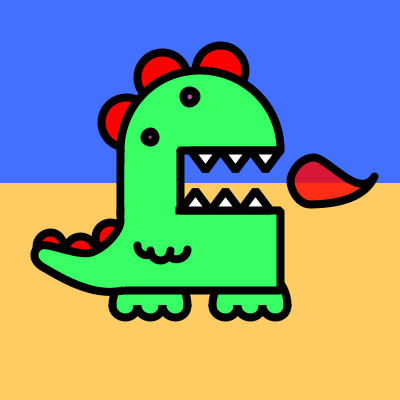
Frame 1 (no input)
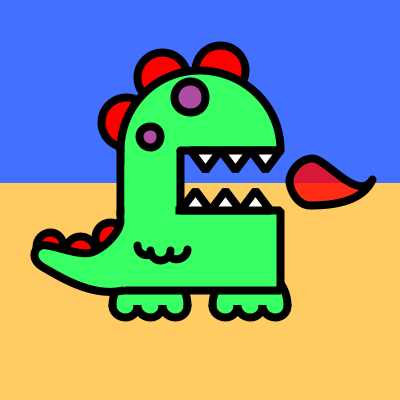
Frame 60 (the mouse pressed at the canvas centre just before this capture)
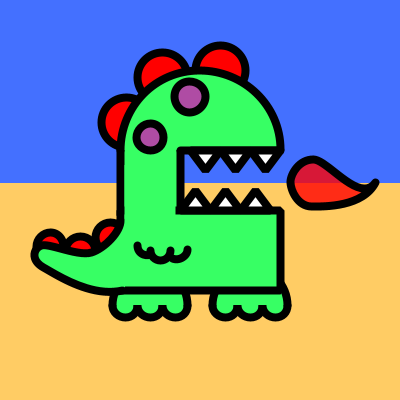
Frame 120 (the mouse held since frame 60 and released just before this capture)

The Processing sketch that drew these frames (run headless with seeded random() and noise(); from frame 60 on, the mouse is pressed at the canvas centre):

// Processing sketch: processing_50588
// ── processing_50588.pde

/* ---------------------------------------
MONSTRE
par
Guillaume Perreault Roy
----------------------------------------*/
float feuX,feuY,oeilG,oeilD; //facteurs de modification des points composant le feu et les yeux

boolean modeFeuX,modeFeuY,modeOeilG,modeOeilD; // Modification des points du feu (et les yeux) en mode expansion ou retraction

void setup()  {

  size(400,400);

  strokeWeight(8);
  
  frameRate(30);
  
  feuX = 0;
  feuY = 5;
  modeFeuX = true;
  modeFeuY = true;
  oeilG = 20;
  oeilD = 20;
  modeOeilG = true;
  modeOeilD = true;
  
}


  


void draw() {

  float x;
  float y;
  
  x = 0;
  y = 0;

  smooth(); // rhooooooooooooooooo les beeeeeeelles lignes!

  strokeJoin(BEVEL);

  rectMode(CENTER); 
  
  noStroke();

  background(255, 204, 100); // booya de la couleur RGB
  
  fill(68, 112, 255); //De la couleur Bleue
  
  rect(200,83,410,200); // Le ciel


  fill(255, 0, 0); //De la couleur Rouge
  
  stroke(0,0,0);
  
  ellipse(x+220,y+70,50,50); //Crete1
  ellipse(x+162,y+77,50,50); //Crete2
  ellipse(x+126,y+122,50,50); //Crete3
  
  ellipse(x+110,y+237,30,30); //Crete4
  ellipse(x+80,y+251,30,30); //Crete5
  ellipse(x+50,y+246,27,27); //Crete6
  
  fill(55, 404, 100); //De la couleur Verte
  
  rect(x+150,y+180,60,70); //derriere de bouche(masque)
  
  //Pieds de monstre 
  
  int pied =1; // initialisation
  int piedX =125;
  
  while ( pied < 4 ) { // condition
  
    arc(x+piedX,y+305,25,25,0,PI); //piedgauche
    arc(x+piedX+100,y+305,25,25,0,PI); //pieddroit
  
    pied +=1;
    piedX +=25;
  
  }
  
  if ( pied == 4 ) { // condition
    arc(x+150,y+305,75,75,PI,PI*2); //piedgauche
    arc(x+250,y+305,75,75,PI,PI*2); //pieddroit
    pied +=1;
  }
  
  
  rect(x+200,y+250,160,80); // corps
  
  arc(x+200,y+150,160,160,PI,PI*2); //tete
  
  line(x+180,y+150,x+280,y+150); // ligne de bouche
  
  noStroke();
  rect(x+150,y+200,51,70); //masque pour cacher ligne de corps de trop
  stroke(0);
  
  rectMode(CORNER);
  noStroke();
  rect(x+120,y+220,5,70); //masque pour cacher ligne de la queue
  stroke(0);
  
  beginShape();  // Queue de monstre
  curveVertex(x+89, y+186); //Point de contrôle 1
  curveVertex(x+120, y+220);
  curveVertex(x+91, y+252);
  curveVertex(x+41, y+245);
  curveVertex(x+43, y+267);
  curveVertex(x+122, y+290);
  curveVertex(x+232, y+224); //Point de contrôle 2
  endShape();
  
  fill(175, 76, 164); //Couleur des yeux
  
  // Les 8 commandes suivantes gèrent un effet d'aller-retour de la grosseur des yeux
  if(oeilG<80 && modeOeilG==true){ //Pour l'oeil Gauche
    oeilG += random(8);
  }
  if(oeilG>79 && modeOeilG==true){
   modeOeilG=false;
  }
  if(oeilG>40 && modeOeilG==false){
    oeilG -= random(8);
  }
  if(oeilG<41 && modeOeilG==false){
   modeOeilG=true;
  }
 
 if(oeilD<60 && modeOeilD==true){ //Pour l'oeil Droit
    oeilD += random(5);
  }
  if(oeilD>59 && modeOeilD==true){
   modeOeilD=false;
  }
  if(oeilD>40 && modeOeilD==false){
    oeilD -= random(5);
  }
  if(oeilD<41 && modeOeilD==false){
   modeOeilD=true;
  }
  
  ellipse(x+190,y+97,oeilG/2,oeilG/2); //Yeux
  ellipse(x+150,y+137,oeilD/2,oeilD/2);
  
  fill(255, 255, 255); // Couleur des dents
  
  //Dents de monstre 
  
  int dents =1; // initialisation
  int dentsX =190;
  
  while ( dents < 4 ) { // condition
  
  triangle(x+dentsX,y+150,x+dentsX+30,y+150,x+dentsX+15,y+170); //(rangée du haut)
  triangle(x+dentsX-10,y+210,x+dentsX+20,y+210,x+dentsX+5,y+190); //(rangée du bas)
  
  dents +=1;
  dentsX +=30;
  }
  
  noFill();   //Main du monstre
  arc(x+147,y+245,20,20,1.2,PI);
  arc(x+177,y+249,20,20,0,2);
  arc(x+160,y+250,20,20,0,PI);
  
  fill(255, 0, 0, 200); //De la couleur Rouge
  
  // Les 8 commandes suivantes gèrent un effet d'aller-retour du feu sur une 20aine de pixel
  if(feuX<30 && modeFeuX==true){ //Pour l'axe des X
    feuX += random(4);
  }
  if(feuX>29 && modeFeuX==true){
   modeFeuX=false;
  }
  if(feuX>0 && modeFeuX==false){
    feuX -= random(4);
  }
  if(feuX<1 && modeFeuX==false){
   modeFeuX=true;
  }
 
 
 if(feuY<30 && modeFeuY==true){ //Pour l'axe des Y
    feuY += random(4);
  }
  if(feuY>29 && modeFeuY==true){
   modeFeuY=false;
  }
  if(feuY>0 && modeFeuY==false){
    feuY -= random(4);
  }
  if(feuY<1 && modeFeuY==false){
   modeFeuY=true;
  }
  
  beginShape();  // Feu de monstre
  curveVertex(x+380+feuX, y+39+feuY); //Point de contrôle 1
  curveVertex(x+373+feuX/3, y+175+feuY/3);
  curveVertex(x+311+feuX/8, y+204+feuY/8);
  curveVertex(x+290+feuX/16, y+180+feuY/16);
  curveVertex(x+313+feuX/8, y+157+feuY/8);
  curveVertex(x+373+feuX/3, y+175+feuY/3);
  curveVertex(x+401+feuX, y+6+feuY); //Point de contrôle 2
  endShape();

}

/* L'utilisation de la fonction void est tirée de l'exemple ÉVÈNEMENT ALÉATOIRE
par Thomas O Fredericks (http://www.openprocessing.org/visuals/?visualID=20044),
implantée par essai/erreur. */                              
